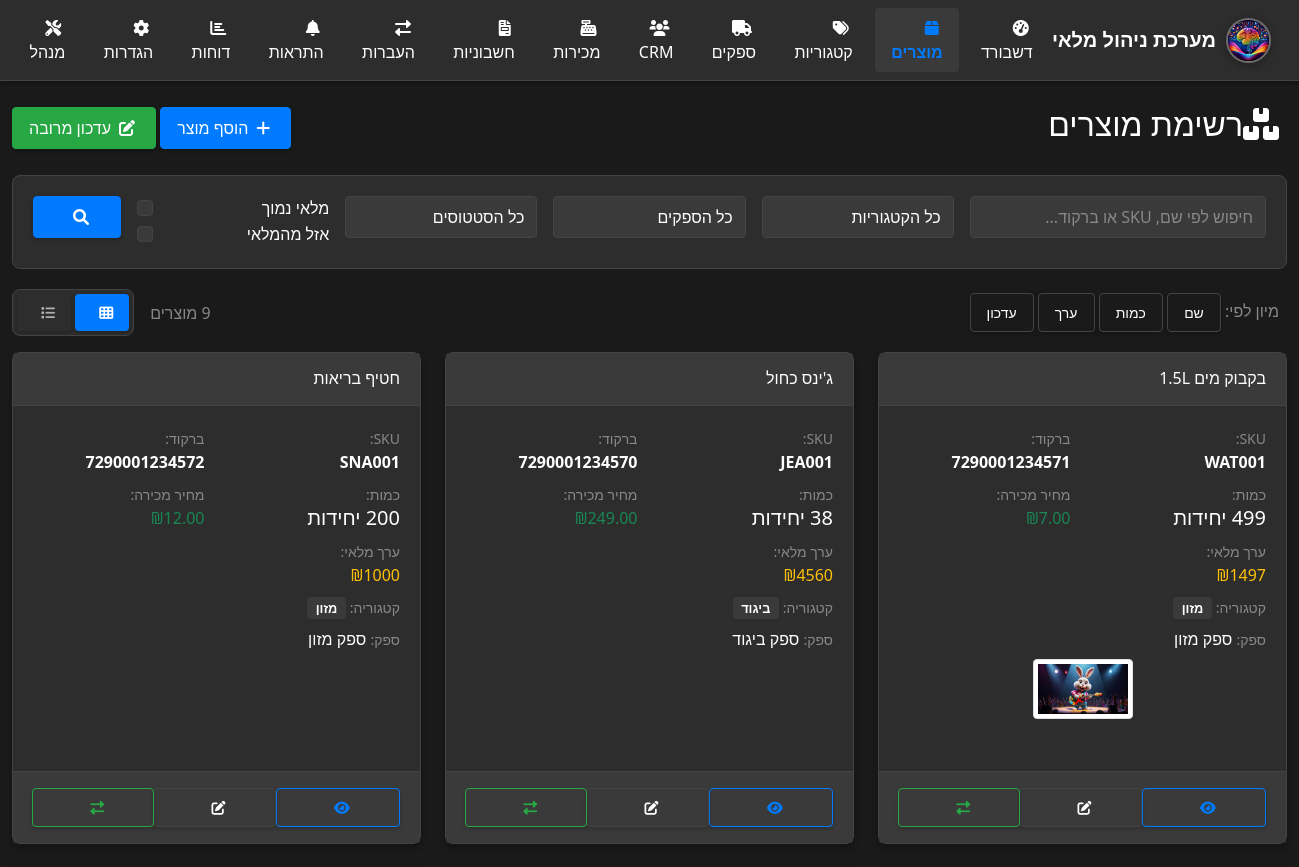
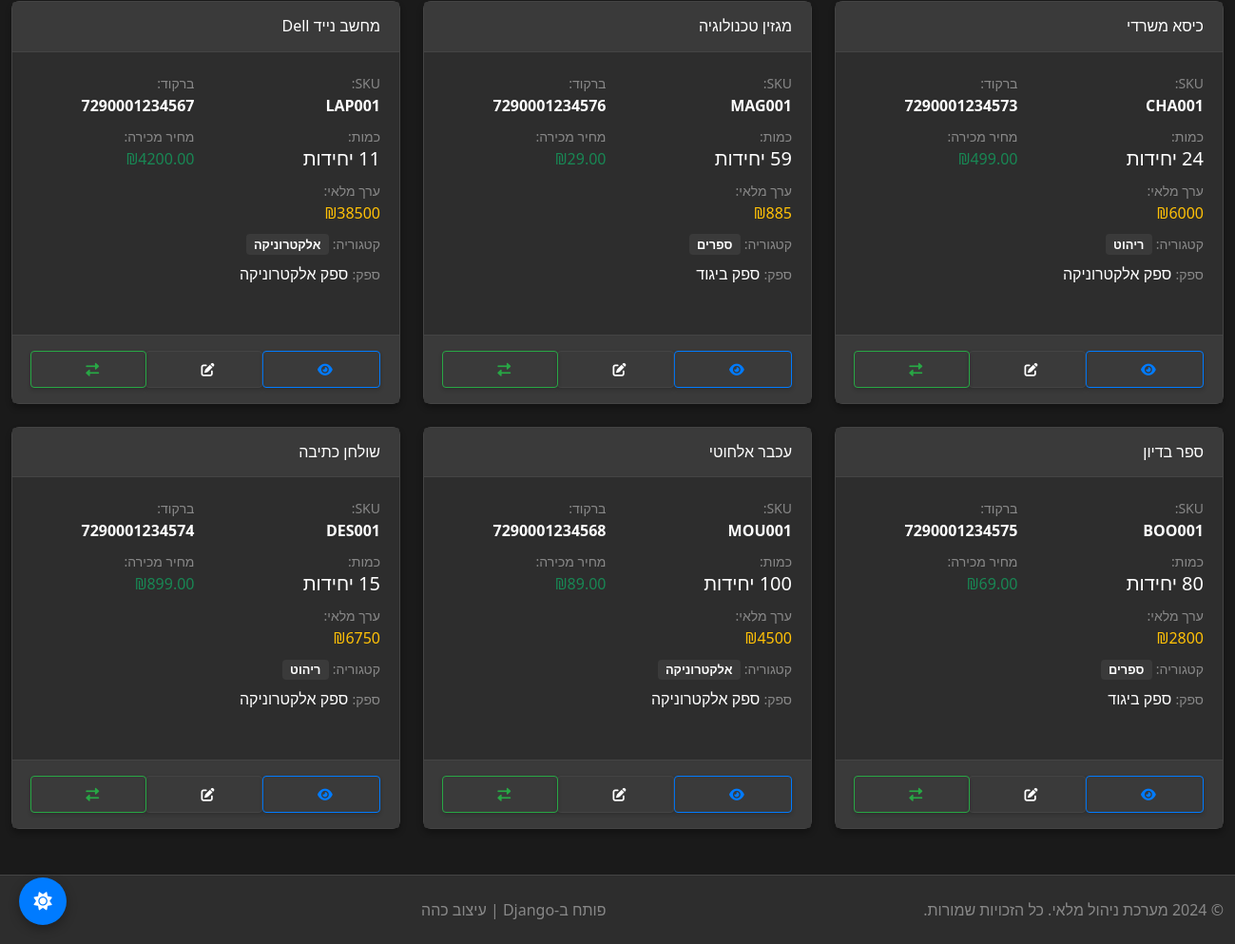
Screenshot of /products/ with the database file from the repository (2 pictures, top to bottom).
### inventory/models.py (models this page shows, shortened)
class Product(models.Model):
    UNIT_CHOICES = [
        ('pcs', 'יחידות'),
        ('kg', 'קילוגרם'),
        ('g', 'גרם'),
        ('l', 'ליטר'),
        ('ml', 'מיליליטר'),
        ('m', 'מטר'),
        ('cm', 'סנטימטר'),
        ('box', 'קופסה'),
        ('pack', 'חבילה'),
    ]
    STATUS_CHOICES = [
        ('active', 'פעיל'),
        ('inactive', 'לא פעיל'),
        ('discontinued', 'הופסק'),
    ]
    sku = models.CharField(max_length=50, unique=True, blank=True, null=True)
    name = models.CharField(max_length=200)
    description = models.TextField(blank=True)
    category = models.ForeignKey(Category, on_delete=models.SET_NULL, null=True, blank=True)
    supplier = models.ForeignKey(Supplier, on_delete=models.SET_NULL, null=True, blank=True)
    location = models.ForeignKey(Location, on_delete=models.SET_NULL, null=True, blank=True, help_text="מיקום ברירת מחדל")
    quantity = models.IntegerField(default=0, validators=[MinValueValidator(0)], help_text="סה\"כ מלאי בכל המיקומים")
    min_quantity = models.IntegerField(default=5, validators=[MinValueValidator(0)])
    max_quantity = models.IntegerField(default=1000, validators=[MinValueValidator(0)])
    unit = models.CharField(max_length=10, choices=UNIT_CHOICES, default='pcs')
    cost_price = models.DecimalField(max_digits=10, decimal_places=2, default=0, null=True, blank=True)
    selling_price = models.DecimalField(max_digits=10, decimal_places=2, default=0, null=True, blank=True)
    margin_percentage = models.DecimalField(max_digits=5, decimal_places=2, default=0)
    barcode = models.CharField(max_length=50, blank=True, unique=True)
    barcode_image = models.ImageField(upload_to='barcodes/', blank=True, null=True)
    product_image = models.ImageField(upload_to='products/', blank=True, null=True)
    status = models.CharField(max_length=20, choices=STATUS_CHOICES, default='active')
    created_at = models.DateTimeField(auto_now_add=True)
    updated_at = models.DateTimeField(auto_now=True)
    created_by = models.ForeignKey(User, on_delete=models.SET_NULL, null=True)
    weight = models.DecimalField(max_digits=8, decimal_places=2, null=True, blank=True)
    dimensions = models.CharField(max_length=100, blank=True)  # LxWxH
    notes = models.TextField(blank=True)
    class Meta:
        ordering = ['name']
        indexes = [
            models.Index(fields=['sku']),
            models.Index(fields=['barcode']),
            models.Index(fields=['category']),
            models.Index(fields=['supplier']),
        ]
    @property
    def is_low_stock(self):
        return self.quantity <= self.min_quantity
    @property
    def is_out_of_stock(self):
        return self.quantity <= 0
    @property
    def is_overstocked(self):
        return self.quantity >= self.max_quantity
    @property
    def stock_value(self):
        return self.quantity * self.cost_price

class Category(models.Model):
    name = models.CharField(max_length=100, unique=True)
    description = models.TextField(blank=True)
    parent = models.ForeignKey('self', on_delete=models.CASCADE, null=True, blank=True)
    created_at = models.DateTimeField(auto_now_add=True)
    class Meta:
        verbose_name_plural = "Categories"
        ordering = ['name']
    def __str__(self):
        return self.name

class Supplier(models.Model):
    name = models.CharField(max_length=200)
    contact_person = models.CharField(max_length=100, blank=True)
    email = models.EmailField(blank=True)
    phone = models.CharField(max_length=20, blank=True)
    address = models.TextField(blank=True)
    is_active = models.BooleanField(default=True)
    created_at = models.DateTimeField(auto_now_add=True)
    def __str__(self):
        return self.name

### inventory/views.py (the view, shortened to what this page needs)
# urls.py: path('products/', views.product_list, name='product_list'),
def product_list(request):
    search_form = ProductSearchForm(request.GET)
    products = Product.objects.select_related('category', 'supplier', 'location')
    if search_form.is_valid():
        search = search_form.cleaned_data.get('search')
        category = search_form.cleaned_data.get('category')
        supplier = search_form.cleaned_data.get('supplier')
        status = search_form.cleaned_data.get('status')
        low_stock = search_form.cleaned_data.get('low_stock')
        out_of_stock = search_form.cleaned_data.get('out_of_stock')
        if category:
            products = products.filter(category=category)
        if supplier:
            products = products.filter(supplier=supplier)
        if status:
            products = products.filter(status=status)
        if low_stock:
            products = products.filter(quantity__lte=F('min_quantity'))
        if out_of_stock:
            products = products.filter(quantity=0)
    sort_by = request.GET.get('sort', 'name')
    if sort_by == 'quantity':
        products = products.order_by('quantity')
    elif sort_by == 'value':
        products = products.order_by(F('quantity') * F('cost_price'))
    elif sort_by == 'updated':
        products = products.order_by('-updated_at')
    else:
        products = products.order_by('name')
    paginator = Paginator(products, 20)
    page_number = request.GET.get('page')
    products = paginator.get_page(page_number)
    context = {
        'products': products,
        'search_form': search_form,
        'sort_by': sort_by,
    }
    return render(request, 'inventory/product_list.html', context)

### inventory/templates/inventory/product_list.html (shortened to what this page needs)
{% extends 'inventory/base.html' %}
{% load static %}
{% block content %}
        <div class="row">
            <div class="col-12">
                <div class="d-flex justify-content-between align-items-center mb-4">
                    <h2><i class="fas fa-boxes me-2"></i>רשימת מוצרים</h2>
                    <div>
                        <a href="{% url 'add_product' %}" class="btn btn-primary me-2">
                            <i class="fas fa-plus me-1"></i>הוסף מוצר
                        </a>
                        <a href="{% url 'bulk_update' %}" class="btn btn-success">
                            <i class="fas fa-edit me-1"></i>עדכון מרובה
                        </a>
                    </div>
                </div>
                <div class="search-form">
                    <form method="get" class="row g-3">
                        <div class="col-md-3">
                            {{ search_form.search }}
                        </div>
                        <div class="col-md-2">
                            {{ search_form.category }}
                        </div>
                        <div class="col-md-2">
                            {{ search_form.supplier }}
                        </div>
                        <div class="col-md-2">
                            {{ search_form.status }}
                        </div>
                        <div class="col-md-2">
                            <div class="form-check">
                                {{ search_form.low_stock }}
                                <label class="form-check-label" for="{{ search_form.low_stock.id_for_label }}">
                                    מלאי נמוך
                                </label>
                            </div>
                            <div class="form-check">
                                {{ search_form.out_of_stock }}
                                <label class="form-check-label" for="{{ search_form.out_of_stock.id_for_label }}">
                                    אזל מהמלאי
                                </label>
                            </div>
                        </div>
                        <div class="col-md-1">
                            <button type="submit" class="btn btn-primary w-100">
                                <i class="fas fa-search"></i>
                            </button>
                        </div>
                    </form>
                </div>
                <div class="d-flex justify-content-between align-items-center mb-3">
                    <div>
                        <span class="text-muted me-2">מיון לפי:</span>
                        <a href="?{{ request.GET.urlencode }}&sort=name" class="btn btn-sm btn-outline-secondary">שם</a>
                        <a href="?{{ request.GET.urlencode }}&sort=quantity" class="btn btn-sm btn-outline-secondary">כמות</a>
                        <a href="?{{ request.GET.urlencode }}&sort=value" class="btn btn-sm btn-outline-secondary">ערך</a>
                        <a href="?{{ request.GET.urlencode }}&sort=updated" class="btn btn-sm btn-outline-secondary">עדכון</a>
                    </div>
                    <div class="d-flex align-items-center gap-3">
                        <span class="text-muted">{{ products.paginator.count }} מוצרים</span>
                        <div class="view-toggle">
                            <button class="btn btn-sm active" id="gridViewBtn" onclick="switchView('grid')" title="תצוגת כרטיסיות">
                                <i class="fas fa-th"></i>
                            </button>
                            <button class="btn btn-sm" id="listViewBtn" onclick="switchView('list')" title="תצוגת רשימה">
                                <i class="fas fa-list"></i>
                            </button>
                        </div>
                    </div>
                </div>
                {% if products %}
                    <div id="gridView">
                        {% for product in products %}
                            <div class="product-card-wrapper">
                                <div class="card product-card h-100">
                                    <div class="card-header d-flex justify-content-between align-items-center">
                                        <h6 class="mb-0">{{ product.name }}</h6>
                                    </div>
                                    <div class="card-body">
                                        <div class="row mb-2">
                                            <div class="col-6">
                                                <small class="text-muted">SKU:</small><br>
                                                <strong>{{ product.sku }}</strong>
                                            </div>
                                            <div class="col-6">
                                                <small class="text-muted">ברקוד:</small><br>
                                                <strong>{{ product.barcode|default:"ללא" }}</strong>
                                            </div>
                                        </div>
                                        <div class="row mb-2">
                                            <div class="col-6">
                                                <small class="text-muted">כמות:</small><br>
                                                <span class="h5 {% if product.is_out_of_stock %}text-danger{% elif product.is_low_stock %}text-warning{% endif %}">
                                                    {{ product.quantity }} {{ product.get_unit_display }}
                                                </span>
                                            </div>
                                            <div class="col-6">
                                                <small class="text-muted">מחיר מכירה:</small><br>
                                                <span class="h6 text-success">₪{{ product.selling_price|floatformat:2 }}</span>
                                            </div>
                                        </div>
                                        <div class="row mb-2">
                                            <div class="col-12">
                                                <small class="text-muted">ערך מלאי:</small><br>
                                                <span class="h6 text-warning">₪{{ product.stock_value|floatformat:0 }}</span>
                                            </div>
                                        </div>
                                        {% if product.category %}
                                            <div class="mb-2">
                                                <small class="text-muted">קטגוריה:</small>
                                                <span class="badge bg-secondary">{{ product.category.name }}</span>
                                            </div>
                                        {% endif %}
                                        {% if product.supplier %}
                                            <div class="mb-2">
                                                <small class="text-muted">ספק:</small>
                                                <span>{{ product.supplier.name }}</span>
                                            </div>
                                        {% endif %}
                                        {% if product.product_image %}
                                            <div class="text-center mb-2">
                                                <img src="{{ product.product_image.url }}" alt="תמונת מוצר"
                                                     class="img-thumbnail" style="max-width: 100px; max-height: 100px;">
                                            </div>
                                        {% endif %}
                                    </div>
                                    <div class="card-footer">
                                        <div class="btn-group w-100" role="group">
                                            <a href="{% url 'product_detail' product.pk %}" class="btn btn-outline-primary btn-sm">
                                                <i class="fas fa-eye"></i>
                                            </a>
                                            <a href="{% url 'edit_product' product.pk %}" class="btn btn-outline-secondary btn-sm">
                                                <i class="fas fa-edit"></i>
                                            </a>
                                            <a href="{% url 'stock_movement' product.pk %}" class="btn btn-outline-success btn-sm">
                                                <i class="fas fa-exchange-alt"></i>
                                            </a>
                                        </div>
                                    </div>
                                </div>
                            </div>
                        {% endfor %}
                    </div>
                {% endif %}
            </div>
        </div>
{% endblock %}

### rows the page displays
Product: name "בקבוק מים 1.5L", sku "WAT001", barcode "7290001234571", unit "יחידות", selling_price "7.00", stock_value "1497", category.name "מזון", supplier.name "ספק מזון", product_image (picture)
Product: name "ג'ינס כחול", sku "JEA001", barcode "7290001234570", unit "יחידות", selling_price "249.00", stock_value "4560", category.name "ביגוד", supplier.name "ספק ביגוד"
Product: name "חטיף בריאות", sku "SNA001", barcode "7290001234572", unit "יחידות", selling_price "12.00", stock_value "1000", category.name "מזון", supplier.name "ספק מזון"
Product: name "כיסא משרדי", sku "CHA001", barcode "7290001234573", unit "יחידות", selling_price "499.00", stock_value "6000", category.name "ריהוט", supplier.name "ספק אלקטרוניקה"
Product: name "מגזין טכנולוגיה", sku "MAG001", barcode "7290001234576", unit "יחידות", selling_price "29.00", stock_value "885", category.name "ספרים", supplier.name "ספק ביגוד"
Product: name "מחשב נייד Dell", sku "LAP001", barcode "7290001234567", unit "יחידות", selling_price "4200.00", stock_value "38500", category.name "אלקטרוניקה", supplier.name "ספק אלקטרוניקה"
Product: name "ספר בדיון", sku "BOO001", barcode "7290001234575", unit "יחידות", selling_price "69.00", stock_value "2800", category.name "ספרים", supplier.name "ספק ביגוד"
Product: name "עכבר אלחוטי", sku "MOU001", barcode "7290001234568", unit "יחידות", selling_price "89.00", stock_value "4500", category.name "אלקטרוניקה", supplier.name "ספק אלקטרוניקה"
Product: name "שולחן כתיבה", sku "DES001", barcode "7290001234574", unit "יחידות", selling_price "899.00", stock_value "6750", category.name "ריהוט", supplier.name "ספק אלקטרוניקה"
